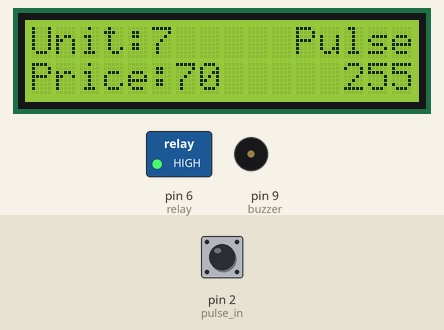
The sketch below on a simulated Arduino Uno, built with avr-gcc and run on an emulated ATmega328P. Shown: 16×2 character LCD, switched loads named in the sketch (green lamp = pin HIGH), buzzer (waves = sounding, pin HIGH). Inputs (shaded band) come from the test bench; at power-on: pin 2 (pulse_in) LOW. EEPROM starts erased; the modem accepts every AT command (registered, SIM ready, sends succeed) and sends nothing else; what the sketch prints to the serial monitor is not drawn.

Above: at 13.0 s.
13.1 s: pin 2 (pulse_in) pulled HIGH for 0.15 s
At 14.3 s:
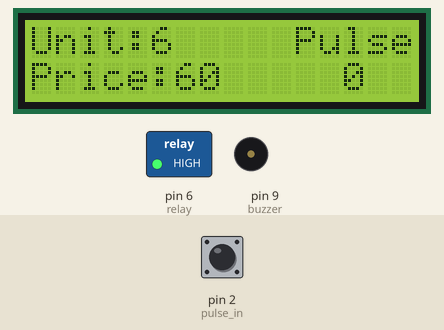
14.7 s: pin 2 (pulse_in) pulled HIGH for 1 s
At 15.8 s:
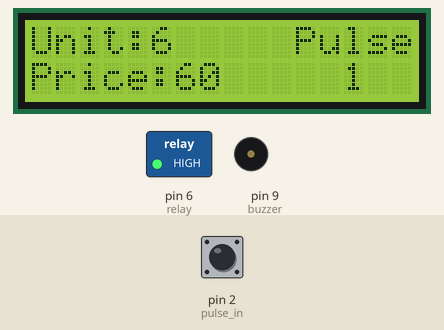
Timing chart, 0 to 17.7 s (numbered marks = the images above; inputs shaded):
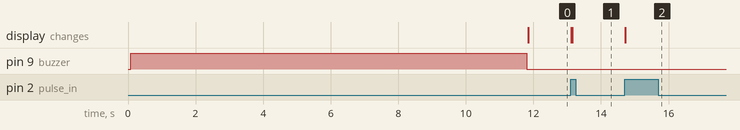

Measured:
- after the input at 13.1 s, the display: first changes at once (image 1 shows a later state)
- after the input at 14.7 s, the display: changes at once (image 2)

The sketch:

Prepaid_Energy_Meter_With_GSM.ino
```cpp
/* Hi
 * I am Md. Riyad Hasan
 * This code taken from
 * https://www.youtube.com/channel/UCJHZY4Tl6ovsnBrNocdDbAg
*/

#include <EEPROM.h>

#include <LiquidCrystal_I2C.h>// initialize the library with the numbers of the interface pins
LiquidCrystal_I2C lcd(0x27, 16, 2);

#include <SoftwareSerial.h>
SoftwareSerial GSM(7, 8);

#define buzzer 9
#define relay 6
//#define bt_theft  A0

#define pulse_in 2

char inchar; // Will hold the incoming character from the GSM shield

int unt_a=0, unt_b=0, unt_c=0, unt_d=0;
long total_unt =7;

int price = 0;
long price1 =0;

int Set = 10; // Set the unit price

int pulse=0;

String phone_no1 = "+8801730288553"; //Enter Consumer number
String phone_no4 = "+8801782462979"; //Enter Company number

int flag1=0, flag2=0, flag3=0;

void setup() {
Serial.begin(9600);
GSM.begin(9600);
lcd.begin();

//pinMode(bt_theft,   INPUT_PULLUP);
pinMode(relay,OUTPUT); //digitalWrite(relay1, HIGH);
pinMode(buzzer,OUTPUT);

pinMode(pulse_in,   INPUT);
 //A rising pulse from encodenren activated ai0(). AttachInterrupt 0 is DigitalPin nr 2 on moust Arduino.
 attachInterrupt(0, ai0, RISING);
lcd.clear();
lcd.setCursor(5,0);
lcd.print("WELCOME");
lcd.setCursor(2,1);
lcd.print("Energy Meter");
digitalWrite(buzzer, HIGH); // Turn LED on.

Serial.println("Initializing....");
initModule("AT","OK",1000);
initModule("ATE1","OK",1000);
initModule("AT+CPIN?","READY",1000);
initModule("AT+CMGF=1","OK",1000);
initModule("AT+CNMI=2,2,0,0,0","OK",1000);
Serial.println("Initialized Successfully");
delay(100);
sendSMS(phone_no1,"Welcome To Energy Meter");
digitalWrite(buzzer, LOW); // Turn LED off
lcd.clear();

if(EEPROM.read(50)==0){}
else{Write();}

EEPROM.write(50, 0);

pulse = EEPROM.read(10);

Read();
if(total_unt>0){
digitalWrite(relay, HIGH);
}

}

void loop(){
//If a character comes in from the cellular module...
  if(GSM.available() >0){
  inchar=GSM.read();
  if(inchar=='R'){
  delay(10);
  inchar=GSM.read();
  if(inchar=='U'){
  delay(10);
  inchar=GSM.read();
  if(inchar=='c'){
  delay(10);
  inchar=GSM.read();
  if(inchar=='o'){
  delay(10);
  inchar=GSM.read();
  if(inchar=='d'){
  delay(10);
  inchar=GSM.read();
  if (inchar=='e'){
  delay(10);
  inchar=GSM.read();
      if(inchar=='1'){price = 100 / Set;  total_unt = total_unt +price;
      sendSMS(phone_no1,"Your Recharge is Update: 100");
      sendSMS(phone_no4,"Your Recharge is Update: 100");
      load_on();
      }
 else if(inchar=='2'){price = 200 / Set;  total_unt = total_unt +price;
      sendSMS(phone_no1,"Your Recharge is Update: 200");
      sendSMS(phone_no4,"Your Recharge is Update: 200");
      load_on();
 }
 else if(inchar=='3'){price = 300 / Set;  total_unt = total_unt +price;
      sendSMS(phone_no1,"Your Recharge is Update: 300");
      sendSMS(phone_no4,"Your Recharge is Update: 300");
      load_on();
 }
 else if(inchar=='4'){price = 400 / Set;  total_unt = total_unt +price;
      sendSMS(phone_no1,"Your Recharge is Update: 400");
      sendSMS(phone_no4,"Your Recharge is Update: 400");
      load_on();
 }
      delay(10);
      }
     }
    }
   }
  }
 }

else if(inchar=='D'){
  delay(10);
  inchar=GSM.read();
  if(inchar=='a'){
  delay(10);
  inchar=GSM.read();
  if(inchar=='t'){
  delay(10);
  inchar=GSM.read();
  if(inchar=='a'){Data();}
    }
   }
  }
 }

lcd.setCursor(0, 0);
lcd.print("Unit:");  lcd.print(total_unt); lcd.print("   ");

lcd.setCursor(0, 1);
lcd.print("Price:"); lcd.print(price1);   lcd.print("   ");

lcd.setCursor(11, 0);
lcd.print("Pulse");

lcd.setCursor(13, 1);
lcd.print(pulse); lcd.print("   ");

if(total_unt==5){
if(flag1==0){ flag1 = 1;
digitalWrite(buzzer, HIGH);
sendSMS(phone_no1,"Your Balance is Low Please Recharge");
digitalWrite(buzzer, LOW);
 }
}

if(total_unt==0){
digitalWrite(relay, LOW);
if(flag2==0){ flag2 = 1;
digitalWrite(buzzer, HIGH);
sendSMS(phone_no1,"Your Balance is Finish Please Recharge");
digitalWrite(buzzer, LOW);
 }
}
/*
if(digitalRead (bt_theft) == 0){
if(flag3==0){ flag3 = 1;
sendSMS(phone_no4,"Theft Alarm");
 }
}else{flag3 = 0;}
*/
delay(5);
}

void load_on(){
Write();
Read();
digitalWrite(relay, HIGH);
flag1=0, flag2=0;
}

// Send SMS
void sendSMS(String number, String msg){
GSM.print("AT+CMGS=\"");GSM.print(number);GSM.println("\"\r\n"); //AT+CMGS=”Mobile Number” <ENTER> - Assigning recipient’s mobile number
delay(500);
GSM.println(msg); // Message contents
delay(500);
GSM.write(byte(26)); //Ctrl+Z  send message command (26 in decimal).
delay(5000);
}

void Data(){
 GSM.print("AT+CMGS=\"");GSM.print(phone_no1);GSM.println("\"\r\n");
 delay(1000);
 GSM.print("Unit:");GSM.println(total_unt);
 GSM.print("Price:");GSM.println(price1);
 delay(500);
 GSM.write(byte(26)); // (signals end of message)
 delay(5000);
}

void Read(){
unt_a = EEPROM.read(1);
unt_b = EEPROM.read(2);
unt_c = EEPROM.read(3);
unt_d = EEPROM.read(4);
total_unt = unt_d*1000+unt_c*100+unt_b*10+unt_a;
price1 = total_unt*Set;
}

void Write(){
unt_d = total_unt / 1000;
total_unt = total_unt - (unt_d * 1000);
unt_c = total_unt / 100;
total_unt = total_unt - (unt_c * 100);
unt_b = total_unt / 10;
unt_a = total_unt - (unt_b *10);

EEPROM.write(1, unt_a);
EEPROM.write(2, unt_b);
EEPROM.write(3, unt_c);
EEPROM.write(4, unt_d);
}


void initModule(String cmd, char *res, int t){
while(1){
    Serial.println(cmd);
    GSM.println(cmd);
    delay(100);
    while(GSM.available()>0){
       if(GSM.find(res)){
        Serial.println(res);
        delay(t);
        return;
       }else{Serial.println("Error");}}
    delay(t);
  }
}

void ai0() {// ai0 is activated if DigitalPin nr 2 is going from LOW to HIGH
if(digitalRead(pulse_in)==1) {
pulse = pulse+1;
if(pulse>9){ pulse=0;
if(total_unt>0){total_unt = total_unt-1;}
Write();
Read();
  }
EEPROM.write(10, pulse);
 }
}
```
